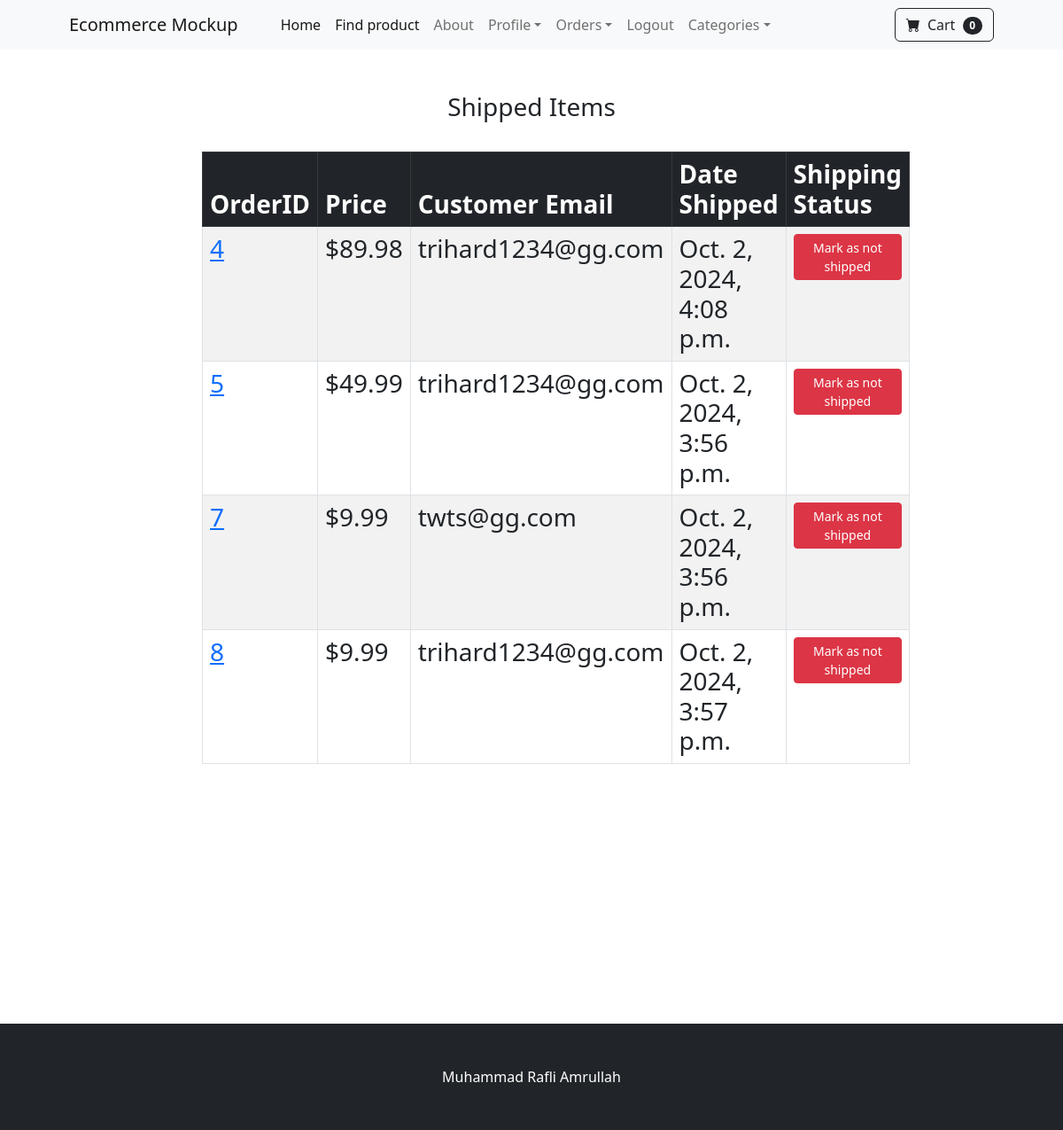
The page /payment/shipped_dash (signed in) on the database its author committed.
### payment/models.py (models this page shows, shortened)
class Order(models.Model):
	user = models.ForeignKey(User, on_delete=models.CASCADE, null=True, blank=True)
	full_name = models.CharField(max_length=250)
	email = models.EmailField(max_length=250)
	shipping_address = models.TextField(max_length=15000)
	amount_paid = models.DecimalField(max_digits=7, decimal_places=2)
	date_ordered = models.DateTimeField(auto_now_add=True)
	shipped = models.BooleanField(default=False)
	date_shipped = models.DateTimeField(blank=True, null=True)

### payment/views.py (the view, shortened to what this page needs)
# urls.py: path('shipped_dash', views.shipped_dash, name="shipped_dash"),
def shipped_dash(request):
	if request.user.is_authenticated and request.user.is_superuser:
		orders = Order.objects.filter(shipped=True)
		return render(request, "payment/shipped_dash.html", {'orders':orders})
	else:
		messages.success(request, "Access Denied")
		return redirect("home")

### cart/cart.py (called while the page is built)
    def __len__(self):
        return len(self.cart)

### cart/context_processors.py (called while the page is built)
def cart(request):
    return {'cart': Cart(request)}

### payment/templates/payment/shipped_dash.html (shortened to what this page needs)
{% extends "base.html" %} {% block content %}
<div class="container">
  <div class="row">
    <center>
      <div class="col-8">
        <br /><br />
        <h3> Shipped Items <s3/><br /><br />
            <table class="table table-striped table-hover table-bordered">
                <thead class="table-dark">
                  <tr>
                    <th scope="col">OrderID</th>
                    <th scope="col">Price</th>
                    <th scope="col">Customer Email</th>
                    <th scope="col">Date Shipped</th>
                    <th scope="col">Shipping Status</th>
                  </tr>
                </thead>
                <tbody>
                    {% for item in orders %}
                  <tr>
                    <td><a href="{% url 'orders' item.id %}">{{ item.id }}</a></td>
                    <td>${{ item.amount_paid }}</td>
                    <td>{{ item.email }}</td>
                    <td>{{ item.date_shipped }}</td>
                    <td>
                        <form method="POST">
                            <button type="submit" class="btn btn-danger btn-sm"> Mark as not shipped</button>
                        </form>
                    </td>
                  </tr>
                  {% endfor %}
                </tbody>
              </table>
              <br /><br />
              <br /><br />
              <br /><br />
              <br /><br />
      </div>
    </center>
  </div>
</div>
{% endblock content %}

### rows shown on the page
Order: id "4", amount_paid "89.98", email "trihard1234@gg.com", date_shipped "Oct. 2, 2024, 4:08 p.m."
Order: id "5", amount_paid "49.99", email "trihard1234@gg.com", date_shipped "Oct. 2, 2024, 3:56 p.m."
Order: id "7", amount_paid "9.99", email "twts@gg.com", date_shipped "Oct. 2, 2024, 3:56 p.m."
Order: id "8", amount_paid "9.99", email "trihard1234@gg.com", date_shipped "Oct. 2, 2024, 3:57 p.m."

### other values the page prints
{{ cart | length }} "0"
